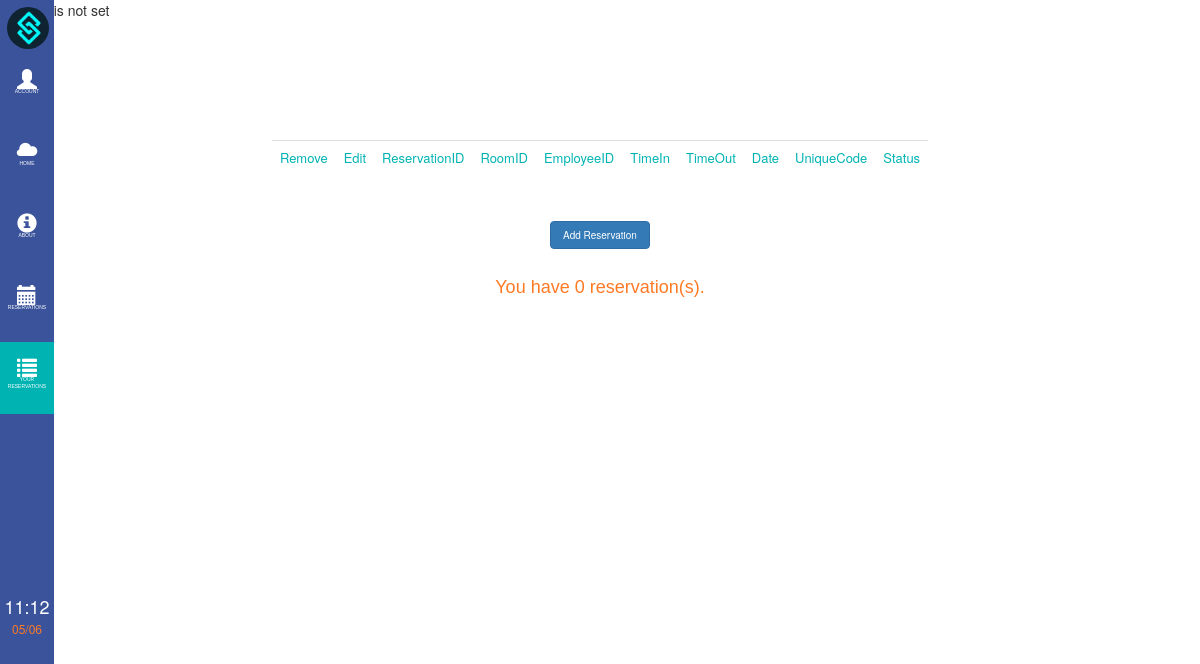
Page /user_reservation.php (signed in) on the earlier database version.
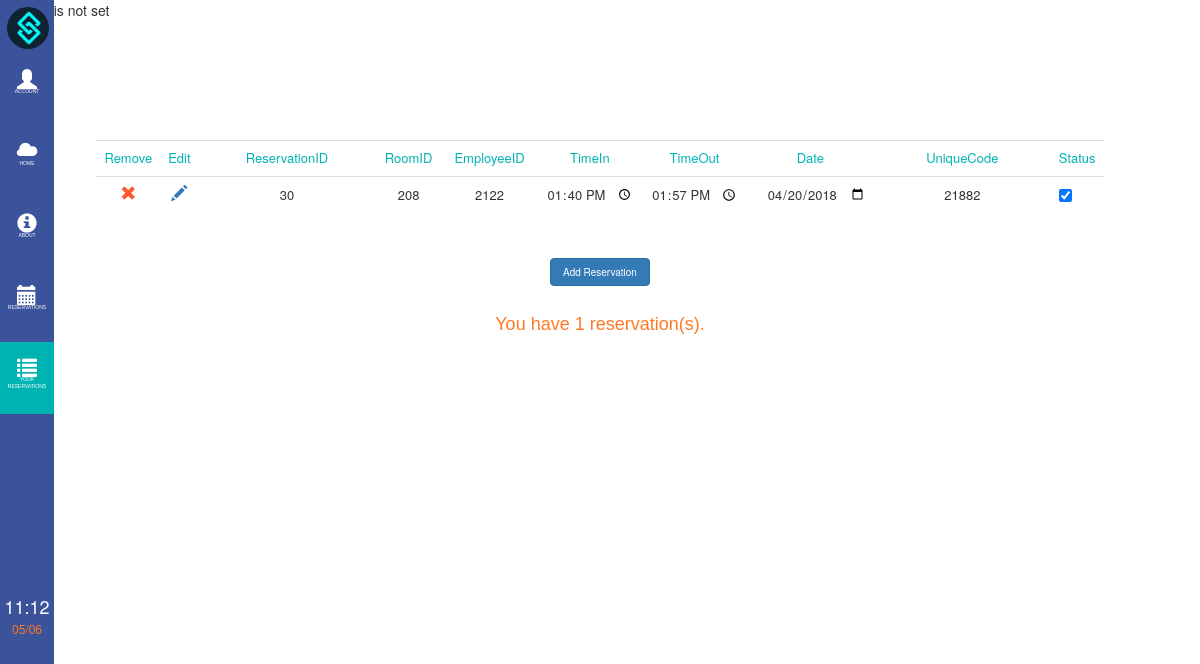
Same page on the later database version.
### tables this page shows
CREATE TABLE `tbl_sched` (
  `id` int(11) NOT NULL,
  `room_id` varchar(5) NOT NULL,
  `emp_id` varchar(5) NOT NULL,
  `time_in` time NOT NULL,
  `time_out` time NOT NULL,
  `date` date NOT NULL,
  `u_code` varchar(5) NOT NULL,
  `Status` tinyint(1) NOT NULL
);

### user_reservation.php (the view, shortened to what the changed rows need)
<html>
<head>
    <link rel="stylesheet" href="css/bootstrap.min.css">
    <link rel="stylesheet" href="bren/side_bar.css" type="text/css">
    <link rel="stylesheet" href="mika/about.css" type="text/css">
    <link rel="stylesheet" href="mika/reservation.css" type="text/css">
</head>
<body onload="startTime()">
<div class="container">
        <table class="table">
            <tr class="headers" style="color:#00b3b3">
            </tr>
            <?php
            include 'connect.php';
            $SQL ="SELECT * FROM accounts WHERE Acc_Uname='".$_SESSION['username']."'";
            $res = mysqli_query($con, $SQL);
            $row1= mysqli_fetch_array($res);
            $sql1 ="select * from tbl_sched WHERE emp_id='".$row1['Employee_ID']."'";
            $res1 = mysqli_query($con, $sql1);
            while($row= mysqli_fetch_array($res1))
            {
            ?>
            <form <?php echo ($_SESSION["count"]==2) ? 'method=\'post\' action=\'cell_edit_user.php\'' : '' ?>>
            <tr>
                <td align="center"><a onclick="return del()" href="delsched_user.php?SID=<?php echo $row['id']; ?>"><span class="glyphicon glyphicon-remove"></span></a></td>
                <td align="center"><a href="cell_edit_user.php?SID=<?php echo $row['id']; ?>"><<?php echo ($_SESSION["count"]==2 && $_SESSION["selected"]==$row['id']) ? 'button name=\'save_button\' type=submit class="btn btn-link save"' : 'span' ?> class=<?php echo ($_SESSION["count"]==2 && $_SESSION["selected"]==$row['id']) ? "'glyphicon glyphicon-floppy-disk'" : "'glyphicon glyphicon-pencil'"?>><?php
                        echo ($_SESSION["count"]==2 && $_SESSION["selected"]==$row['id']) ? '<span class="glyphicon glyphicon-floppy-disk"></span></button>' : '</span>';
                        ?></a></td>
                    <td><input class="<?php echo 'cell'.$row['id']?> table_cell" name="reserv_id" id="reserv_id" value=<?php echo $row['id']; ?> readonly></td>
                <td><input class="<?php echo 'cell'.$row['id']?> table_cell" name="room_id" id="room_id" value=<?php echo $row['room_id']; ?> <?php echo ($_SESSION["count"]==2 && $row['id']!=$_SESSION["selected"]) ? "readonly" : ""?>> </td>
                <td><input class="table_cell <?php echo 'cell'.$row['id']?>" name="emp_id" id="emp_id" value=<?php echo $row['emp_id']; ?>  <?php echo ($_SESSION["count"]==2 && $row['id']!=$_SESSION["selected"]) ? "readonly" : ""?>></td>
                <td><input type="time" class="table_cell <?php echo 'cell'.$row['id']?>" name="time_in" value="<?php echo $row['time_in']; ?>"  <?php echo ($_SESSION["count"]==2 && $row['id']!=$_SESSION["selected"]) ? "readonly" : ""?>></td>
                <td><input type="time" class="table_cell <?php echo 'cell'.$row['id']?>" name="time_out" value=<?php echo $row['time_out']; ?>  <?php echo ($_SESSION["count"]==2 && $row['id']!=$_SESSION["selected"]) ? "readonly" : ""?>></td>
                <td><input type="date" class="table_cell <?php echo 'cell'.$row['id']?>" name="date" value=<?php echo $row['date']; ?>  <?php echo ($_SESSION["count"]==2 && $row['id']!=$_SESSION["selected"]) ? "readonly" : ""?>></td>
                <td><input type="text" class="table_cell <?php echo 'cell'.$row['id']?>" name="unique" id="unique" value=<?php echo $row['u_code']; ?>  <?php echo ($_SESSION["count"]==2 && $row['id']!=$_SESSION["selected"]) ? "readonly" : ""?>></td>
                <td><input type="checkbox" class="table_cell <?php echo 'cell'.$row['id']?>" name="status" <?php echo ($row['Status'] == TRUE) ? "checked" : "";?>  <?php echo ($_SESSION["count"]==2 && $row['id']!=$_SESSION["selected"]) ? "disabled = \"disabled\"" : ""?>></td>
            </tr>
            </form>
            <?php
            }
            ?>
        </table>
     <a onclick="return PopupCenter('addsched_user.php','Update Profile ','900','500');  "> <button class="btn btn-primary" style="margin-top: 45px">Add Reservation</button></a><br>
        <font size="4" face="arial"  color="#ff7a24">
            <?php
            include 'connect.php';
            $SQL ="SELECT * FROM accounts WHERE Acc_Uname='".$_SESSION['username']."'";
            $res2 = mysqli_query($con, $SQL);
            $row2= mysqli_fetch_array($res2);
            $sql1 ="select * from tbl_sched WHERE emp_id='".$row2['Employee_ID']."'";
            $res3 = mysqli_query($con, $sql1);
            $rows = mysqli_num_rows($res3);
            echo "<br>";
            echo "You have " . $rows . " reservation(s). ";
            ?>
        </font>
</div>
</body>
</html>

Differences in the rows shown:
added tbl_sched: reserv_id "30", room_id "208", emp_id "2122", time_in "13:40:00", time_out "13:57:00", date "04/20/2018", unique "21882", Status "☑"
Other differences:
$rows: "0" → "1"
